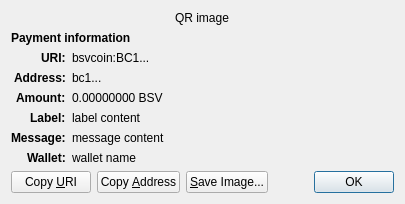
<?xml version="1.0" encoding="UTF-8"?>
<ui version="4.0">
 <class>ReceiveRequestDialog</class>
 <widget class="QDialog" name="ReceiveRequestDialog">
  <property name="geometry">
   <rect>
    <x>0</x>
    <y>0</y>
    <width>413</width>
    <height>229</height>
   </rect>
  </property>
  <property name="windowTitle">
   <string>Request payment to ...</string>
  </property>
  <layout class="QGridLayout" name="gridLayout" columnstretch="0,1">
   <property name="sizeConstraint">
    <enum>QLayout::SetFixedSize</enum>
   </property>
   <item row="0" column="0" colspan="2" alignment="Qt::AlignHCenter">
    <widget class="QRImageWidget" name="qr_code">
     <property name="text">
      <string notr="true">QR image</string>
     </property>
     <property name="textInteractionFlags">
      <set>Qt::NoTextInteraction</set>
     </property>
    </widget>
   </item>
   <item row="1" column="0" colspan="2">
    <widget class="QLabel" name="payment_header">
     <property name="font">
      <font>
       <weight>75</weight>
       <bold>true</bold>
      </font>
     </property>
     <property name="text">
      <string>Payment information</string>
     </property>
     <property name="textInteractionFlags">
      <set>Qt::NoTextInteraction</set>
     </property>
    </widget>
   </item>
   <item row="2" column="0" alignment="Qt::AlignRight|Qt::AlignTop">
    <widget class="QLabel" name="uri_tag">
     <property name="font">
      <font>
       <weight>75</weight>
       <bold>true</bold>
      </font>
     </property>
     <property name="text">
      <string notr="true">URI:</string>
     </property>
     <property name="textFormat">
      <enum>Qt::PlainText</enum>
     </property>
     <property name="textInteractionFlags">
      <set>Qt::NoTextInteraction</set>
     </property>
    </widget>
   </item>
   <item row="2" column="1" alignment="Qt::AlignTop">
    <widget class="QLabel" name="uri_content">
     <property name="text">
      <string notr="true">bsvcoin:BC1...</string>
     </property>
     <property name="textFormat">
      <enum>Qt::RichText</enum>
     </property>
     <property name="wordWrap">
      <bool>true</bool>
     </property>
     <property name="textInteractionFlags">
      <set>Qt::TextSelectableByMouse</set>
     </property>
    </widget>
   </item>
   <item row="3" column="0" alignment="Qt::AlignRight|Qt::AlignTop">
    <widget class="QLabel" name="address_tag">
     <property name="font">
      <font>
       <weight>75</weight>
       <bold>true</bold>
      </font>
     </property>
     <property name="text">
      <string>Address:</string>
     </property>
     <property name="textInteractionFlags">
      <set>Qt::NoTextInteraction</set>
     </property>
    </widget>
   </item>
   <item row="3" column="1" alignment="Qt::AlignTop">
    <widget class="QLabel" name="address_content">
     <property name="text">
      <string notr="true">bc1...</string>
     </property>
     <property name="textFormat">
      <enum>Qt::PlainText</enum>
     </property>
     <property name="textInteractionFlags">
      <set>Qt::TextSelectableByMouse</set>
     </property>
    </widget>
   </item>
   <item row="4" column="0" alignment="Qt::AlignRight|Qt::AlignTop">
    <widget class="QLabel" name="amount_tag">
     <property name="font">
      <font>
       <weight>75</weight>
       <bold>true</bold>
      </font>
     </property>
     <property name="text">
      <string>Amount:</string>
     </property>
     <property name="textInteractionFlags">
      <set>Qt::NoTextInteraction</set>
     </property>
    </widget>
   </item>
   <item row="4" column="1" alignment="Qt::AlignTop">
    <widget class="QLabel" name="amount_content">
     <property name="text">
      <string notr="true">0.00000000 BSV</string>
     </property>
     <property name="textFormat">
      <enum>Qt::PlainText</enum>
     </property>
     <property name="textInteractionFlags">
      <set>Qt::TextSelectableByMouse</set>
     </property>
    </widget>
   </item>
   <item row="5" column="0" alignment="Qt::AlignRight|Qt::AlignTop">
    <widget class="QLabel" name="label_tag">
     <property name="font">
      <font>
       <weight>75</weight>
       <bold>true</bold>
      </font>
     </property>
     <property name="text">
      <string>Label:</string>
     </property>
     <property name="textInteractionFlags">
      <set>Qt::NoTextInteraction</set>
     </property>
    </widget>
   </item>
   <item row="5" column="1" alignment="Qt::AlignTop">
    <widget class="QLabel" name="label_content">
     <property name="text">
      <string notr="true">label content</string>
     </property>
     <property name="textFormat">
      <enum>Qt::PlainText</enum>
     </property>
     <property name="wordWrap">
      <bool>true</bool>
     </property>
     <property name="textInteractionFlags">
      <set>Qt::TextSelectableByMouse</set>
     </property>
    </widget>
   </item>
   <item row="6" column="0" alignment="Qt::AlignRight|Qt::AlignTop">
    <widget class="QLabel" name="message_tag">
     <property name="font">
      <font>
       <weight>75</weight>
       <bold>true</bold>
      </font>
     </property>
     <property name="text">
      <string>Message:</string>
     </property>
     <property name="textInteractionFlags">
      <set>Qt::NoTextInteraction</set>
     </property>
    </widget>
   </item>
   <item row="6" column="1" alignment="Qt::AlignTop">
    <widget class="QLabel" name="message_content">
     <property name="text">
      <string notr="true">message content</string>
     </property>
     <property name="textFormat">
      <enum>Qt::PlainText</enum>
     </property>
     <property name="wordWrap">
      <bool>true</bool>
     </property>
     <property name="textInteractionFlags">
      <set>Qt::TextSelectableByMouse</set>
     </property>
    </widget>
   </item>
   <item row="7" column="0" alignment="Qt::AlignRight|Qt::AlignTop">
    <widget class="QLabel" name="wallet_tag">
     <property name="font">
      <font>
       <weight>75</weight>
       <bold>true</bold>
      </font>
     </property>
     <property name="text">
      <string>Wallet:</string>
     </property>
     <property name="textInteractionFlags">
      <set>Qt::NoTextInteraction</set>
     </property>
    </widget>
   </item>
   <item row="7" column="1" alignment="Qt::AlignTop">
    <widget class="QLabel" name="wallet_content">
     <property name="text">
      <string notr="true">wallet name</string>
     </property>
     <property name="textFormat">
      <enum>Qt::PlainText</enum>
     </property>
     <property name="wordWrap">
      <bool>true</bool>
     </property>
     <property name="textInteractionFlags">
      <set>Qt::TextSelectableByMouse</set>
     </property>
    </widget>
   </item>
   <item row="8" column="0" colspan="2">
    <layout class="QHBoxLayout" name="horizontalLayout">
     <item>
      <widget class="QPushButton" name="btnCopyURI">
       <property name="text">
        <string>Copy &amp;URI</string>
       </property>
       <property name="autoDefault">
        <bool>false</bool>
       </property>
      </widget>
     </item>
     <item>
      <widget class="QPushButton" name="btnCopyAddress">
       <property name="text">
        <string>Copy &amp;Address</string>
       </property>
       <property name="autoDefault">
        <bool>false</bool>
       </property>
      </widget>
     </item>
     <item>
      <widget class="QPushButton" name="btnSaveAs">
       <property name="text">
        <string>&amp;Save Image...</string>
       </property>
       <property name="autoDefault">
        <bool>false</bool>
       </property>
      </widget>
     </item>
     <item>
      <spacer name="horizontalSpacer_2">
       <property name="orientation">
        <enum>Qt::Horizontal</enum>
       </property>
       <property name="sizeHint" stdset="0">
        <size>
         <width>40</width>
         <height>20</height>
        </size>
       </property>
      </spacer>
     </item>
     <item>
      <widget class="QDialogButtonBox" name="buttonBox">
       <property name="focusPolicy">
        <enum>Qt::StrongFocus</enum>
       </property>
       <property name="standardButtons">
        <set>QDialogButtonBox::Ok</set>
       </property>
      </widget>
     </item>
    </layout>
   </item>
  </layout>
 </widget>
 <customwidgets>
  <customwidget>
   <class>QRImageWidget</class>
   <extends>QLabel</extends>
   <header>qt/qrimagewidget.h</header>
  </customwidget>
 </customwidgets>
 <tabstops>
  <tabstop>buttonBox</tabstop>
  <tabstop>btnCopyURI</tabstop>
  <tabstop>btnCopyAddress</tabstop>
  <tabstop>btnSaveAs</tabstop>
 </tabstops>
 <resources/>
 <connections>
  <connection>
   <sender>buttonBox</sender>
   <signal>accepted()</signal>
   <receiver>ReceiveRequestDialog</receiver>
   <slot>accept()</slot>
   <hints>
    <hint type="sourcelabel">
     <x>135</x>
     <y>230</y>
    </hint>
    <hint type="destinationlabel">
     <x>135</x>
     <y>126</y>
    </hint>
   </hints>
  </connection>
 </connections>
</ui>
